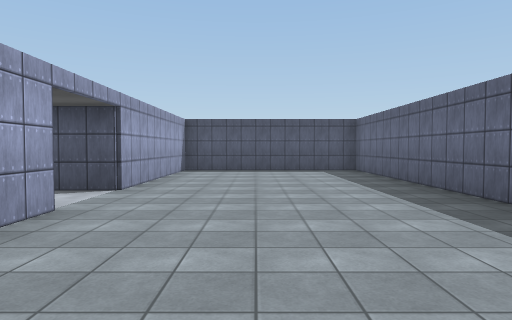
view 1 (above)

24 first-person views from a walk through a scene from a Unity 3-D project. The camera is 1.5 m above the floor, tilts 2° down and sees 75° across. The floor is counted in squares, 2 m on a side. Each view is taken from the middle of a square. On the plan, view 1 faces up. The plan holds only what a view shows up to about 11 squares ahead; the rest is blank. The player is left out. Surface patterns are stand-ins for the level's own textures.

view 2
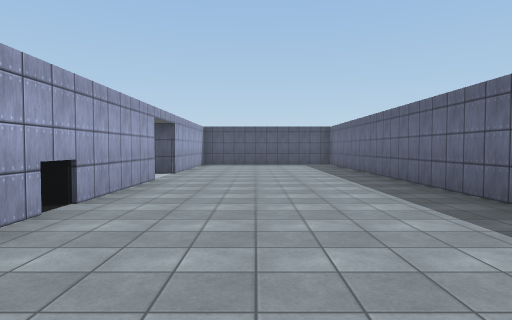

view 3
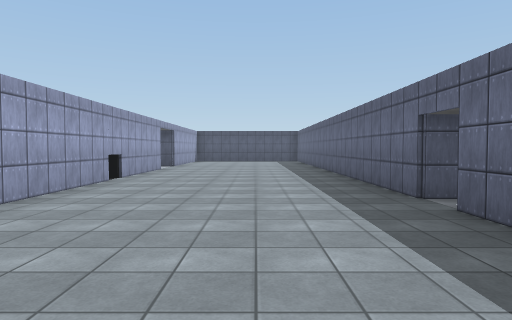

view 4
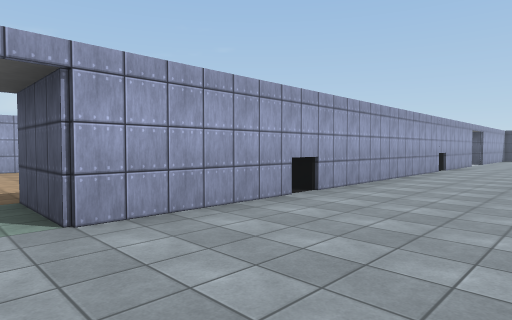

view 5
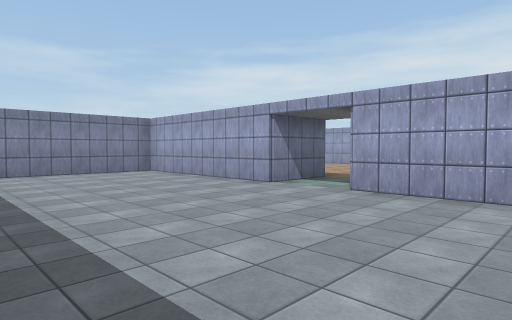

view 6
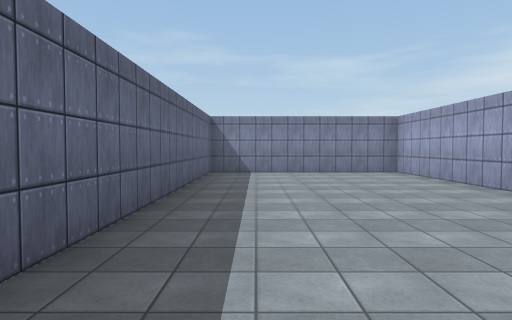

view 7
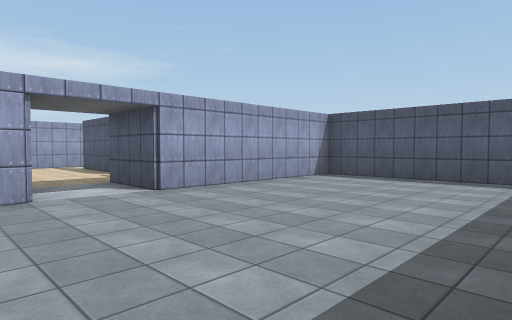

view 8
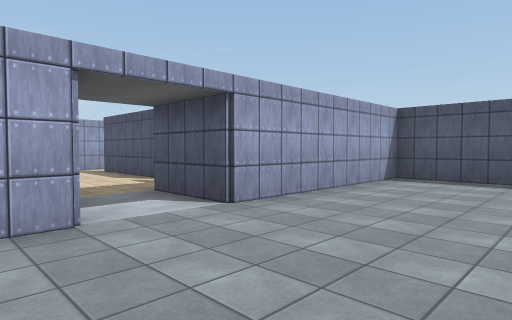

view 9
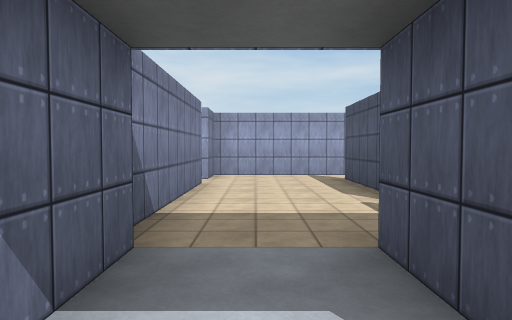

view 10
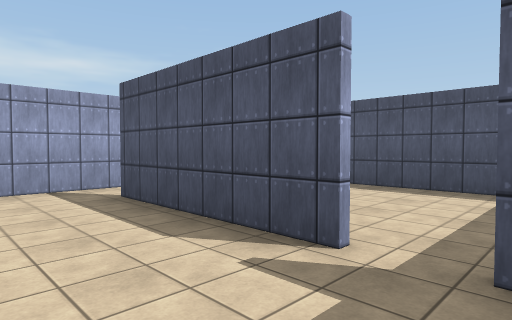

view 11
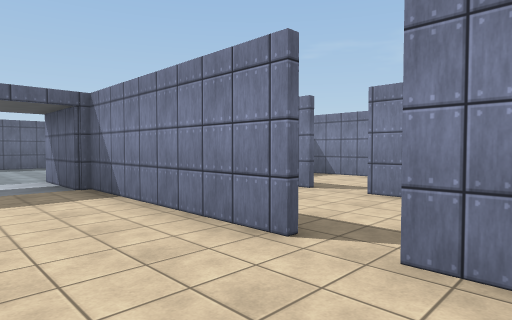

view 12
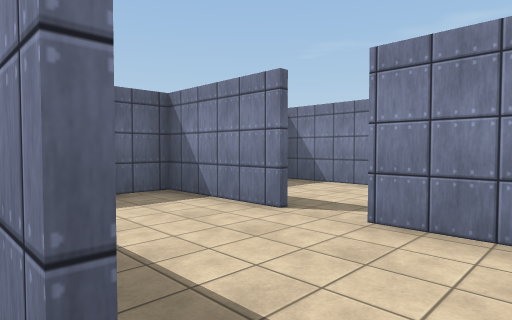

view 13
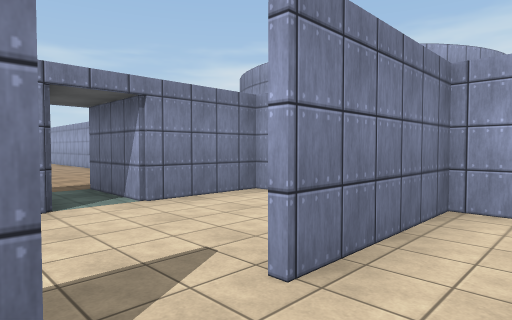

view 14
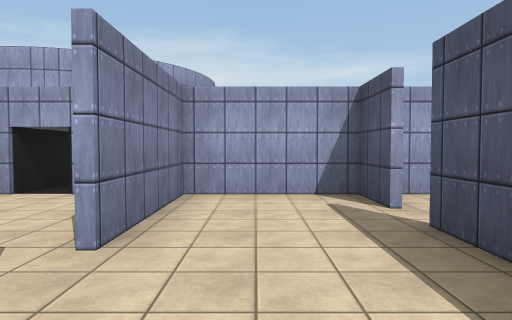

view 15
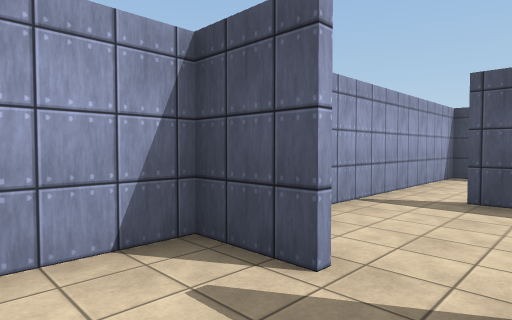

view 16
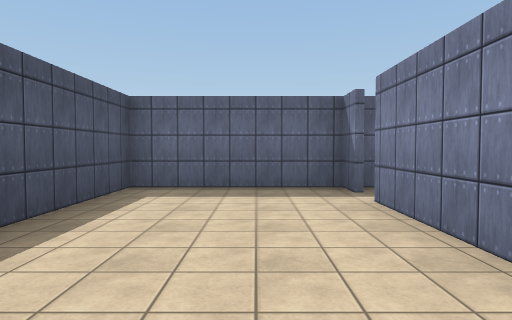

view 17
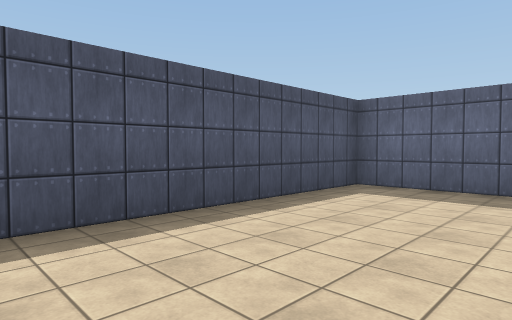

view 18
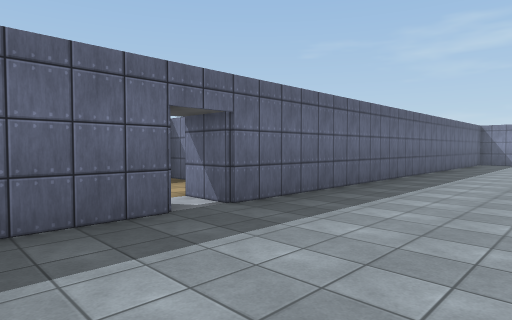

view 19
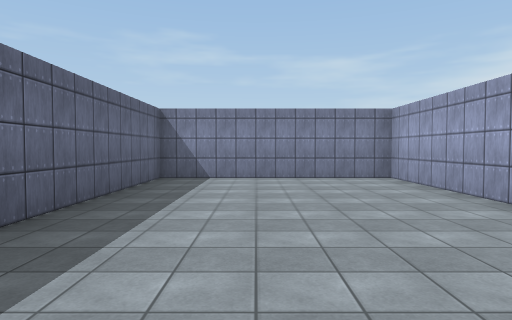

view 20
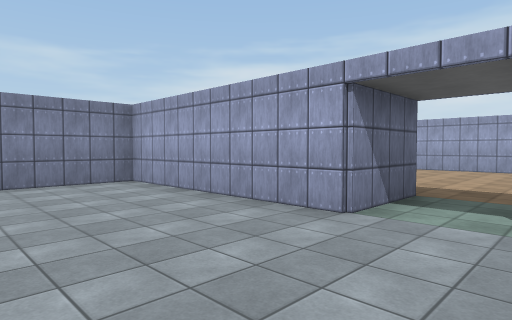

view 21
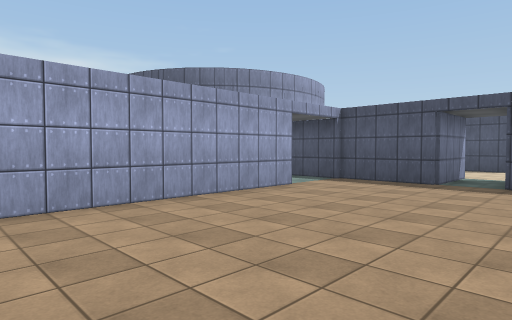

view 22
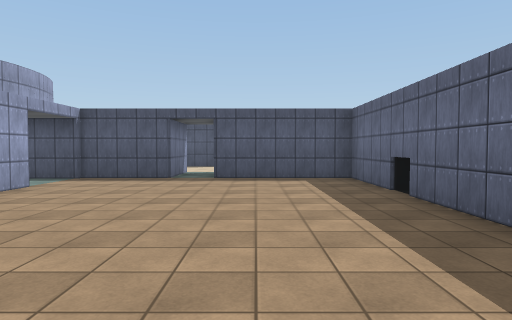

view 23
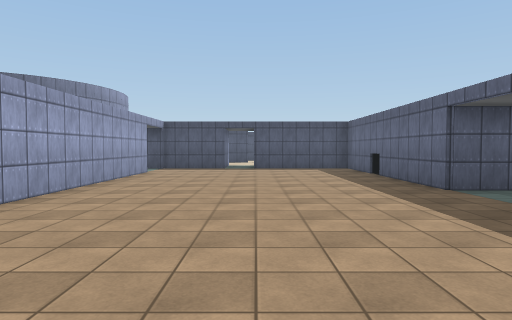

view 24
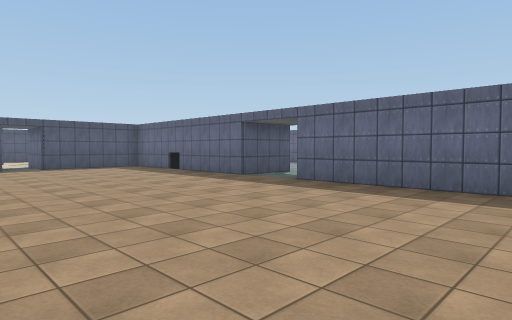

### Floor plan
Points are (right, up) in squares from view 1. A wall is a line through its corners. A room is listed if a view was taken in it or the views show most of it. See-through windows are left out.
Room 1 (views 1, 2, 3, 4, 5, 6, 7, 8, 9, 10, 11, 18, 19, 20)
walls: (3.4, -2.6) (3.4, 11); (-2.4, -0.5) (-2.4, -11.1); (-2.4, -7.1) (-3, -7.1); (-2.4, 3.5) (-2.4, 1.4); (-2.4, -12.9) (-2.4, -18.4) (3.4, -18.4) (3.4, -4.4); (-9.2, 3.8) (-4.5, 3.8); (-6.2, 7.2) (-10.2, 7.2); (-11.5, 3.8) (-10.1, 3.8); (2, 11.4) (-2.4, 11.4) (-2.4, 6.4); (-11.4, 6.5) (-11.4, 4.5)
ways out: opening at (-10, 4) to room 2; opening at (-11, 7) to room 4; opening at (-6, 7) to room 4; opening at (-3.5, -12) to room 5
objects: other object (-4, 0) to (-3, 1); other object (-4, 4) to (-3, 4); other object (-4, 6) to (-3, 6); other object (4, -4) to (4, -3)
Room 2 (views 12, 15)
walls: (-10.1, 3.7) (-11.5, 3.7); (-8.1, 3.7) (-9.2, 3.7); (-11.4, 4.5) (-11.4, 0.8) (-8.4, 0.8)
ways out: opening at (-10, 4) to room 1; opening at (-9, 2.5) to room 3
Room 3 (views 13, 14)
walls: (-7.4, 0.8) (-4.5, 0.8)
ways out: opening at (-9, 2.5) to room 2; opening at (-8, 1) to room 6
Room 4 (views 16, 17)
walls: (-8.9, 7.3) (-6.2, 7.3); (-5.4, 7.3) (-4.6, 7.3) (-4.6, 11.4) (-11.4, 11.4) (-11.4, 6.5)
ways out: opening at (-11, 7) to room 1; opening at (-6, 7) to room 1
Room 5 (views 21, 22, 23, 24)
walls: (-2.4, -11.1) (-4.6, -11.1) (-4.6, -4.6) (-8.1, -4.6); (-4.6, -17.2) (-4.6, -12.9) (-2.4, -12.9); (-11.4, -6.5) (-11.4, -14.2); (-9.2, -4.6) (-11.6, -4.6)
ways out: opening at (-3.5, -12) to room 1; opening at (-9, -3.5) to room 6; opening at (-12.5, -5.5)
Room 6 (no view inside)
walls: (-8.1, -2.4) (-4.6, -2.4); (-8.8, 0.7) (-9.9, 0.7); (-11.4, -1.9) (-11.4, -2.4) (-9.2, -2.4) (-9.2, -4.6)
ways out: opening at (-8, 1) to room 3; opening at (-9, -3.5) to room 5

Where each view was taken, in squares from view 1:
view 1: 0 up, 0 right, facing up
view 2: 4 down, 0 right, facing up
view 3: 8 down, 1 right, facing up
view 4: 12 down, 1 right, facing up-left
view 5: 8 down, 3 right, facing down-left
view 6: 8 down, 2 right, facing down
view 7: 3 up, 3 right, facing up-left
view 8: 3 up, 1 right, facing up-left
view 9: 5 up, 2 left, facing left
view 10: 5 up, 5 left, facing up-left
view 11: 6 up, 11 left, facing down-right
view 12: 4 up, 10 left, facing down-right
view 13: 2 up, 7 left, facing down-left
view 14: 2 up, 6 left, facing left
view 15: 2 up, 9 left, facing up-left
view 16: 9 up, 11 left, facing right
view 17: 8 up, 11 left, facing up-right
view 18: 1 down, 0 right, facing down-right
view 19: 10 down, 1 right, facing down
view 20: 11 down, 1 right, facing down-left
view 21: 12 down, 7 left, facing up-left
view 22: 13 down, 7 left, facing up
view 23: 17 down, 8 left, facing up
view 24: 18 down, 11 left, facing up-right
